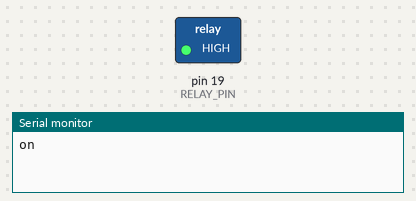
This sketch was run on a simulated Arduino Uno, built with avr-gcc and run on an emulated ATmega328P. Parts: switched loads named in the sketch (green lamp = pin HIGH), the last lines printed to the serial monitor.

Above: at 1.5 s.
At 4.5 s:
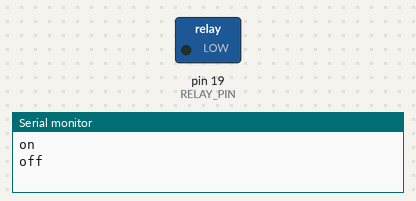
Timing chart, 0 to 7.8 s (numbered marks = the images above):
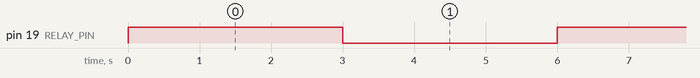

Measured:
- by itself, pin 19 (RELAY_PIN): alternates HIGH for 3.0 s and LOW for 3.0 s

The sketch:

relay_test.ino
```cpp
#define RELAY_PIN 19  // GPIO pin connected to the relay

void setup() {
  pinMode(RELAY_PIN, OUTPUT);  // Set the relay pin as an output
  digitalWrite(RELAY_PIN, LOW);  // Ensure the relay starts off
  Serial.begin(115200);
}

void loop() {
  digitalWrite(RELAY_PIN, HIGH);  // Turn the relay ON
  Serial.println("on");
  delay(3000);  // Wait for 2 seconds
  digitalWrite(RELAY_PIN, LOW);   // Turn the relay OFF
  Serial.println("off");
  delay(3000);  // Wait for 2 seconds
}
```
